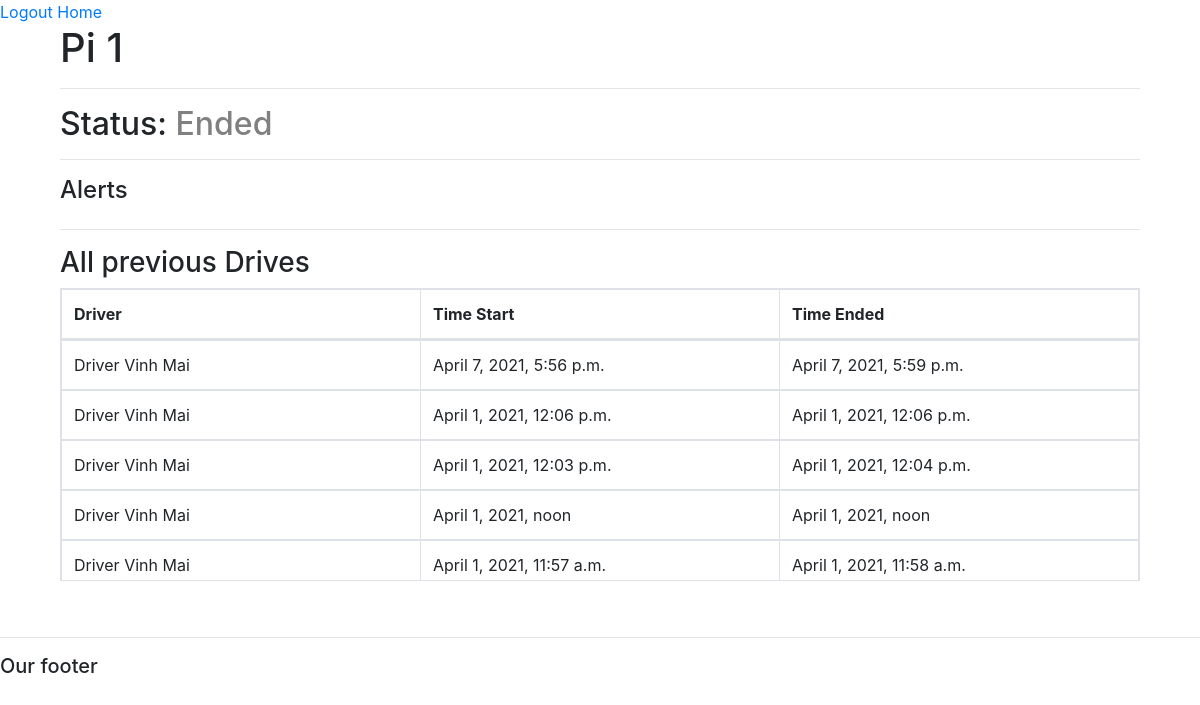
/drives/drives_of_pi/1/, run on an earlier commit of the app's database.
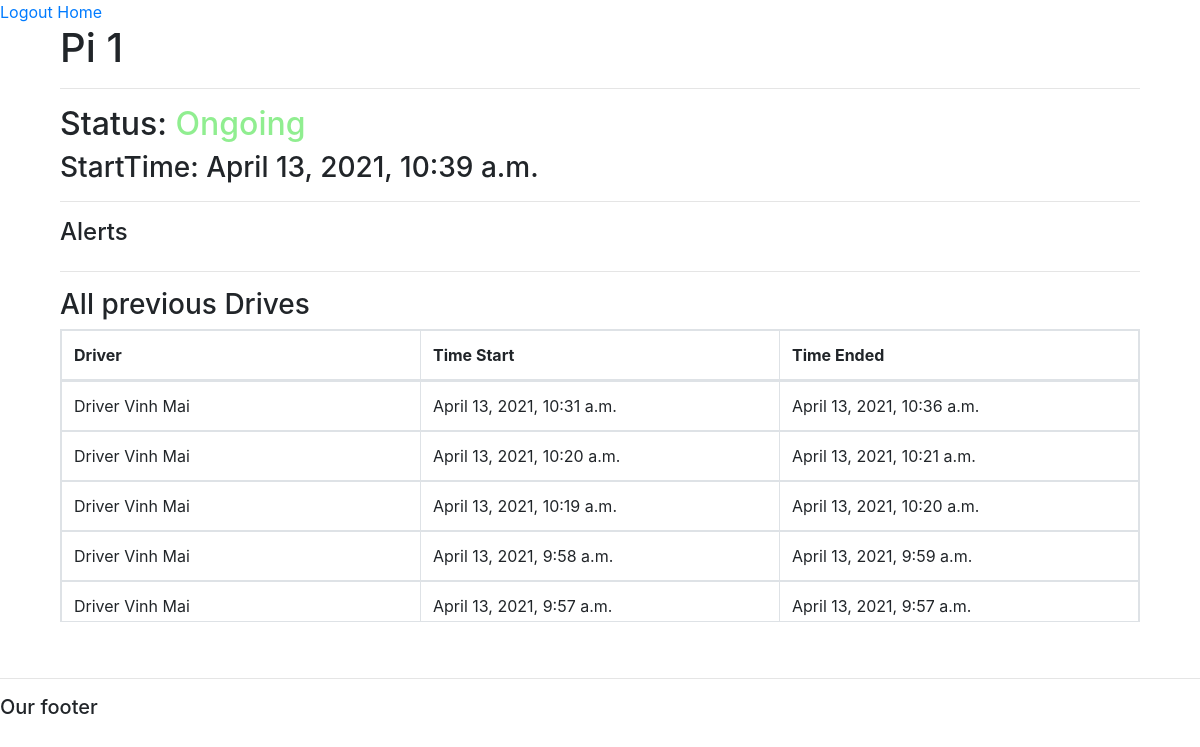
And on a later commit of the database.
### realtime/models.py (models this page shows, shortened)
class Drive(models.Model):
    STATUS = (
        ("ongoing", "ongoing"),
        ("ended", "ended"),
    )
    device = models.ForeignKey(RaspDevice, null=True, on_delete=models.CASCADE)
    startTime = models.DateTimeField(null=True)
    status = models.CharField(max_length=20, choices=STATUS)
    endTime = models.DateTimeField(null=True)

### accounts/models.py (models this page shows, shortened)
class RaspDevice(models.Model):
    STATUS = (
        ("online", "online"),
        ("offline", "offline"),
    )
    name = models.CharField(max_length=50)
    car = models.OneToOneField(Car, null=True, on_delete=models.SET_NULL)
    status = models.CharField(max_length=50, null=True, blank=True, choices=STATUS)
    lastActive = models.DateTimeField(null=True, blank=True)
    date_created = models.DateTimeField(auto_now_add=True)
    def __str__(self):
        return self.name

class Car(models.Model):
    name = models.CharField(max_length=50)
    driver = models.ForeignKey(Driver, null=True, on_delete=models.CASCADE)
    licensePlate = models.CharField(max_length=10, null=True)
    boughtDate = models.DateTimeField(auto_now_add=True, null=True)

class Driver(models.Model):
    profile = models.OneToOneField(Profile, null=True, on_delete=models.CASCADE)
    licenseDriver = models.CharField(max_length=10, null=True, blank=True)
    def __str__(self):
        return "Driver " + self.profile.name

class Profile(models.Model):
    ROLES = (
        ("admin", "admin"),
        ("driver", "driver"),
    )
    user = models.OneToOneField(User, null=True, blank=True, on_delete=models.CASCADE)
    name = models.CharField(max_length=50)
    phone = models.CharField(max_length=20, null=True, blank=True)
    role = models.CharField(max_length=20, choices=ROLES)
    email = models.CharField(max_length=30, null=True, blank=True)
    date_created = models.DateTimeField(auto_now_add=True)

### realtime/views.py (the view)
# urls.py: path("drives_of_pi/<str:id>/", views.drivesOfPi, name="drivesOfPi"),
def drivesOfPi(request, id):
    piDevice = RaspDevice.objects.get(id=id)
    previousDrives = (
        piDevice.drive_set.all().filter(status="ended").order_by("-startTime")
    )
    onDrive = (
        piDevice.drive_set.all().get(status="ongoing")
        if piDevice.status == "online"
        else None
    )
    context = {"pi": piDevice, "previousDrives": previousDrives, "onDrive": onDrive}
    return render(request, "drivesOfPi.html", context)

### realtime/templates/drivesOfPi.html (shortened to what this page needs)
{% extends 'accounts/main.html' %} {% load static %} {% block content %}
<div class="container">
    <div class="container">
        <h1>{{ pi }}</h1>
        <hr>
        <div class="info">
            {% if pi.status == 'online' %}
            <h2>Status: <span style="color: lightgreen;">Ongoing</span></h2>
            <h3>StartTime: {{ onDrive.startTime }}</h3>
            {% else %}
            <h2>Status: <span style="color: gray;">Ended</span></h2>
            {% endif %}
        </div>
        <hr>
        <div class="alert-container">
            <h4>Alerts</h4>
        </div>
        <hr>
        <div class="historyTable">
            <h3>All previous Drives</h3>
            <div>
                <table class="table table-bordered">
                    <thead>
                        <tr>
                            <th scope="col">Driver</th>
                            <th scope="col">Time Start</th>
                            <th scope="col">Time Ended</th>
                        </tr>
                    </thead>
                    <tbody id="myTable">
                        {% for drive in previousDrives %}
                        <tr>
                            <td>{{ drive.device.car.driver }}</td>
                            <td>{{ drive.startTime }}</td>
                            <td>{{ drive.endTime }}</td>
                        </tr>
                        {% endfor %}
                    </tbody>
                </table>
            </div>
        </div>
    </div>
    <br>
</div>
{% endblock %}

What changed in the data, as far as the page shows it:
no longer on this page (row unchanged): Drive: device.car.driver "Driver Vinh Mai", startTime "April 7, 2021, 5:56 p.m.", endTime "April 7, 2021, 5:59 p.m."
no longer on this page (row unchanged): Drive: device.car.driver "Driver Vinh Mai", startTime "April 1, 2021, 12:06 p.m.", endTime "April 1, 2021, 12:06 p.m."
no longer on this page (row unchanged): Drive: device.car.driver "Driver Vinh Mai", startTime "April 1, 2021, 12:03 p.m.", endTime "April 1, 2021, 12:04 p.m."
no longer on this page (row unchanged): Drive: device.car.driver "Driver Vinh Mai", startTime "April 1, 2021, noon", endTime "April 1, 2021, noon"
no longer on this page (row unchanged): Drive: device.car.driver "Driver Vinh Mai", startTime "April 1, 2021, 11:57 a.m.", endTime "April 1, 2021, 11:58 a.m."
changed RaspDevice "Pi 1": status "offline" → "online" (drawn)
added Drive: startTime "April 13, 2021, 10:39 a.m."
added Drive: device.car.driver "Driver Vinh Mai", startTime "April 13, 2021, 10:31 a.m.", endTime "April 13, 2021, 10:36 a.m."
added Drive: device.car.driver "Driver Vinh Mai", startTime "April 13, 2021, 10:20 a.m.", endTime "April 13, 2021, 10:21 a.m."
added Drive: device.car.driver "Driver Vinh Mai", startTime "April 13, 2021, 10:19 a.m.", endTime "April 13, 2021, 10:20 a.m."
added Drive: device.car.driver "Driver Vinh Mai", startTime "April 13, 2021, 9:58 a.m.", endTime "April 13, 2021, 9:59 a.m."
added Drive: device.car.driver "Driver Vinh Mai", startTime "April 13, 2021, 9:57 a.m.", endTime "April 13, 2021, 9:57 a.m."
Also different on the page:
text no longer shown: "Ended"
text now shown: "Ongoing StartTime:"
